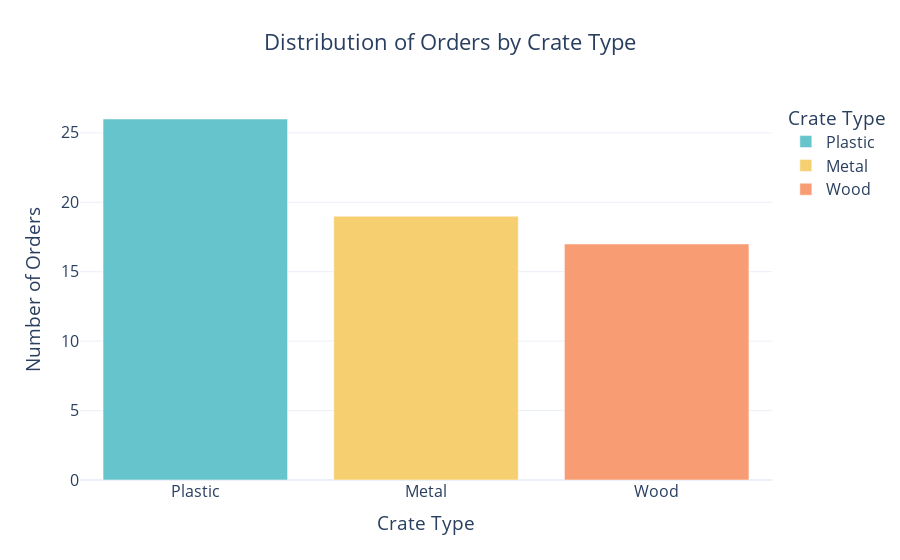

Notebook code for this chart:
### Code cell
import plotly.express as px

# Count the number of each crate type
crate_counts = orders_df['crate_type'].value_counts().reset_index()
crate_counts.columns = ['crate_type', 'count']

# Calculate the specific percentage for each crate type
total_orders = crate_counts['count'].sum()
crate_counts['percentage'] = (
    crate_counts['count'] / total_orders * 100).round(2)

# Create the bar chart
fig_crate_distribution = px.bar(
    crate_counts,
    x='crate_type',
    y='count',
    title='Distribution of Orders by Crate Type',
    labels={
        'crate_type': 'Crate Type',
        'count': 'Number of Orders',
        'percentage': 'Percentage'
    },
    color='crate_type',
    color_discrete_sequence=px.colors.qualitative.Pastel
)

# Update traces to show both the number of orders and the percentage in the hover
fig_crate_distribution.update_traces(
    # Hover labels with all the information
    hovertemplate='<b>%{x}</b><br>Orders: %{y}<br>Percentage: %{customdata}%',
    # Pass the percentage as additional data
    customdata=crate_counts['percentage'],
)

# Improve the chart layout
fig_crate_distribution.update_layout(
    title={'x': 0.5, 'xanchor': 'center'},
    xaxis_title='Crate Type',
    yaxis_title='Number of Orders',
    template='plotly_white',
    font=dict(size=16),
)

# Show the chart
fig_crate_distribution.show()

### Figure 1 — Plotly figure (JSON) as saved in the notebook; plotly's stock layout.template omitted (floating-point values rounded to 4 significant figures)
{"data": [{"alignmentgroup": "True", "customdata": [41.94, 30.65, 27.42], "hovertemplate": "<b>%{x}</b><br>Orders: %{y}<br>Percentage: %{customdata}%", "legendgroup": "Plastic", "marker": {"color": "rgb(102, 197, 204)", "pattern": {"shape": ""}}, "name": "Plastic", "offsetgroup": "Plastic", "orientation": "v", "showlegend": true, "textposition": "auto", "type": "bar", "x": ["Plastic"], "xaxis": "x", "y": [26], "yaxis": "y"}, {"alignmentgroup": "True", "customdata": [41.94, 30.65, 27.42], "hovertemplate": "<b>%{x}</b><br>Orders: %{y}<br>Percentage: %{customdata}%", "legendgroup": "Metal", "marker": {"color": "rgb(246, 207, 113)", "pattern": {"shape": ""}}, "name": "Metal", "offsetgroup": "Metal", "orientation": "v", "showlegend": true, "textposition": "auto", "type": "bar", "x": ["Metal"], "xaxis": "x", "y": [19], "yaxis": "y"}, {"alignmentgroup": "True", "customdata": [41.94, 30.65, 27.42], "hovertemplate": "<b>%{x}</b><br>Orders: %{y}<br>Percentage: %{customdata}%", "legendgroup": "Wood", "marker": {"color": "rgb(248, 156, 116)", "pattern": {"shape": ""}}, "name": "Wood", "offsetgroup": "Wood", "orientation": "v", "showlegend": true, "textposition": "auto", "type": "bar", "x": ["Wood"], "xaxis": "x", "y": [17], "yaxis": "y"}], "layout": {"barmode": "relative", "font": {"size": 16}, "legend": {"title": {"text": "Crate Type"}, "tracegroupgap": 0}, "title": {"text": "Distribution of Orders by Crate Type", "x": 0.5, "xanchor": "center"}, "xaxis": {"anchor": "y", "categoryarray": ["Plastic", "Metal", "Wood"], "categoryorder": "array", "domain": [0, 1], "title": {"text": "Crate Type"}}, "yaxis": {"anchor": "x", "domain": [0, 1], "title": {"text": "Number of Orders"}}}}
